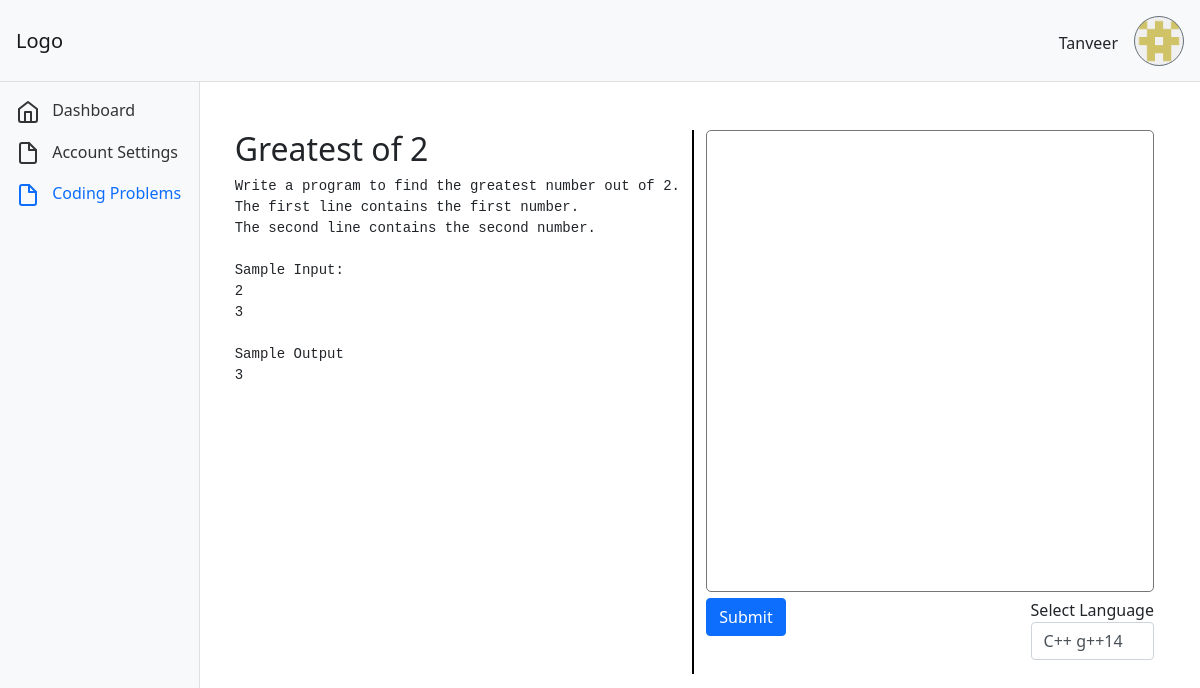
/view_problem.php?pid=3 (signed in), run on the app's committed database.
### tables this page shows
CREATE TABLE `problems` (
  `pid` int(11) NOT NULL,
  `problem_title` varchar(100) NOT NULL,
  `problem_statement` varchar(2000) NOT NULL,
  `testcase_input1` varchar(500) NOT NULL,
  `testcase_output1` varchar(500) NOT NULL,
  `testcase_input2` varchar(500) NOT NULL,
  `testcase_output2` varchar(500) NOT NULL
);

### view_problem.php (the view, shortened to what this page needs)
<?php
require_once("backend/dbconn.php");
if (isset($_GET['pid'])) {
  $pid = $_GET['pid'];
  $sql2 = "SELECT `problem_title`, `problem_statement`, `testcase_input1`, `testcase_output1`, `testcase_input2`, `testcase_output2` FROM `problems` WHERE `pid`=$pid;";
  $res2 = $conn->prepare($sql2);
  $res2->execute();
  $prob = $res2->fetch(PDO::FETCH_ASSOC);
} else {
  header("Location:./problems.php");
}
?>
<!DOCTYPE html>
<html lang="en">
<head>
  <link rel="stylesheet" href="css/bootstrap.min.css">
  <link rel="stylesheet" href="css/chartist.min.css">
  <link rel="stylesheet" href="css/main.css">
</head>
<body>
  <?php
  require_once("./navbar.php");
  ?>
  <div class="container full-problem">
    <div class="row" style="height:100%;">
      <nav id="sidebar" class="col-md-3 col-lg-2 d-md-block bg-light sidebar collapse">
        <div class="position-sticky">
          <ul class="nav flex-column">
            <li class="nav-item">
              <a class="nav-link" href="index.php">
                <span class="ml-2">Dashboard</span>
              </a>
            </li>
            <li class="nav-item">
              <a class="nav-link" href="account.php">
                <span class="ml-2">Account Settings</span>
              </a>
            </li>
            <li class="nav-item">
              <a class="nav-link active" aria-current="page" href="problems.php">
                <span class="ml-2">Coding Problems</span>
              </a>
            </li>
          </ul>
        </div>
      </nav>
      <main class="col-md-9 ml-sm-auto col-lg-10 py-5" style="height:100%;">
        <div class="row" style="height:100%;">
          <div class="col-6 col-xl-6 mb-4 mb-lg-0" style="border-right: 2px solid black;">
            <h1 class="h2"><?php echo $prob["problem_title"] ?></h1>
            <pre><?php echo $prob["problem_statement"] ?></pre>
          </div>
          <div class="col-6 col-xl-6 mb-4 mb-lg-0">
            <textarea class="text_area">
                        </textarea>
            <button type="submit" class="btn btn-primary">Submit</button>
            <form style="float: right;">
              <div class="form-group">
                <label for="languageSelect">Select Language</label>
                <select class="form-control" id="languageSelect">
                  <option>C++ g++14</option>
                </select>
              </div>
            </form>
          </div>
        </div>
      </main>
    </div>
  </div>
</body>
</html>

### css/main.css (style rules this page uses)
.sidebar { position: fixed; top: 0; bottom: 0; left: 0; z-index: 100; padding: 90px 0 0; box-shadow: inset -1px 0 0 rgba(0, 0, 0, .1); z-index: 99; }
.sidebar .nav-link { color: #333; }
.sidebar .nav-link.active { color: #0d6efd; }
.full-problem { height:80vh; }
.text_area { height: 85%; width:100%; border-radius: 5px; overflow-y: scroll; resize:none; }

### data on the page
problems: problem_title "Greatest of 2", problem_statement "Write a program to find the greatest number out of 2. The first line contains the first number. The second line contains the second number. Sample Input: 2 3 Sample Output 3"

### other printed values
$_SESSION["username"] "Tanveer"
